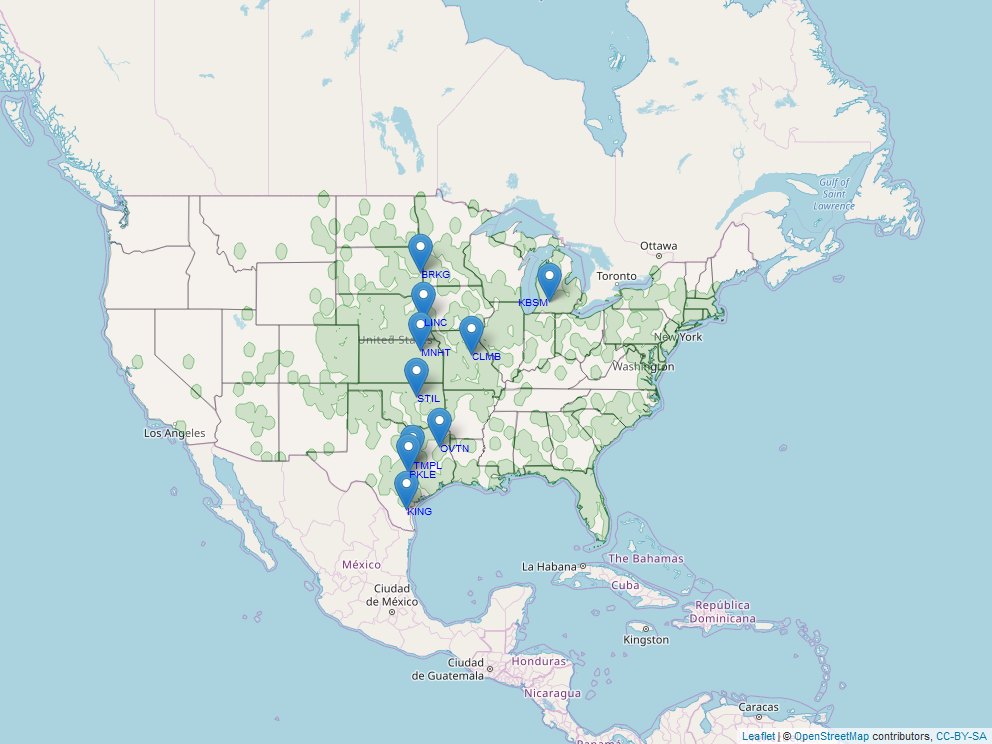

Here is the R script that generated this plot:

rm(list=ls())
library(tidyverse)
library(readxl)
library(ggmap)
library(mapdata)
library(rgeos)
library(sp)
library(leaflet)
library(maptools)
library(mapview)
setwd('c://Users/Li Zhang/Desktop/PanicleData/0-SiteMap/')

unzip('SwitchgrassOccurance.zip', overwrite = T)
Occurances = read.csv('0018466-190621201848488.csv', sep = '\t')

tmp = Occurances %>% filter(countryCode=='US') %>% dplyr::select(decimalLatitude, decimalLongitude) %>% filter(complete.cases(.)) %>%
  filter(decimalLatitude<50 & decimalLongitude< (-60))

coordinates(tmp) = ~decimalLongitude + decimalLatitude

buf1 = gBuffer(tmp, width=.5, byid = T)
buf2 = gUnaryUnion(buf1)

mapStates = map("state", fill = TRUE, plot = FALSE)

sites = read_excel('NSF_4WCR_Site Locations, Plant and Harv Dates.xlsx')
sites = sites[-8,]
sites$SiteCode = factor(sites$SiteCode, levels=rev(c("KING", "PKLE", "TMPL", "OVTN", "STIL", "CLMB", "MNHT", "LINC", "KBSM", "BRKG")))


m = leaflet(data=mapStates) %>% addTiles()%>% setView(-90, 38,4.2) %>% addPolygons(fillColor = 'grey', color='black', weight = 0.7,opacity = 0.4)%>%
  addPolygons(data=buf2, color='green', weight = 1)%>% 
  addMarkers(data = sites,~Longitude, ~Latitude, label=~SiteCode,
                   labelOptions = labelOptions(noHide = T, textOnly = T,
                                               style = list('color'='blue','font-size'='18px')))

mapshot(m,file = "SiteMap2.pdf",remove_controls = c("zoomControl","homeButton", "layersControl"))
